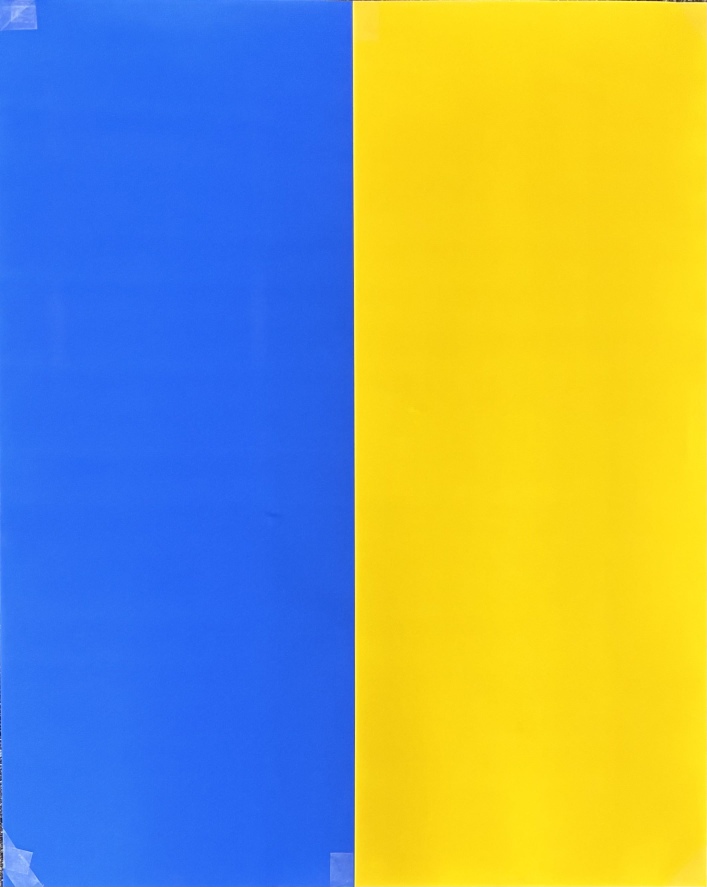
#> input picture target/IMG_2647.jpg, 2121 x 2661 px (shown at 1/3 size)
$ python -i targetGenerator.py   (imports and definitions only)
#> lines starting #> are read from the running program, lines starting #| are printed output that depends on the picture
"""
Synthetic Data Generator for YOLO Target Detection Training.

This module generates synthetic training images by compositing procedural or
uploaded targets onto various backgrounds. It produces YOLO-format annotations
and manages the data directory structure required for training.

Usage:
    python targetGenerator.py -n 1000 -ts 80        # Generate 1000 images, 80% train / 20% val
    python targetGenerator.py -n 500 -c             # Clean existing data and generate 500 new images
    python targetGenerator.py -n 500                # Append 500 images to existing dataset
"""

import argparse
import os
import random
import shutil
import time
from pathlib import Path
from typing import Optional, Iterable

import numpy as np
import yaml
from PIL import Image, ImageEnhance

# =============================================================================
# CONFIGURATION / CONSTANTS
# =============================================================================

DATA_DIR = Path("data")
OBJ_DIR = DATA_DIR / "obj"
TRAIN_TXT = DATA_DIR / "train.txt"
VALID_TXT = DATA_DIR / "valid.txt"
ALLDATA_TXT = DATA_DIR / "alldata.txt"
DATA_YAML = Path("data.yaml")
TARGET_DIR = Path("target")
BG_DIR = Path("backgrounds")

# Default image dimensions
IMG_WIDTH = 640
IMG_HEIGHT = 640
BASE_SCALE = 1.0

# Ukrainian flag colors (RGB)
UKRAINE_BLUE = (0, 87, 183)
UKRAINE_YELLOW = (255, 215, 0)

# Grass background base color (RGB)
GRASS_GREEN = (34, 139, 34)
GRAVEL_GRAY = (68, 74, 80)
GRAVEL_LIGHT_GRAY = (86, 92, 98)

# Augmentation probabilities (0.0 to 1.0)
AUGMENTATION_CONFIG = {
    "hue_shift": 0.3,
    "saturation_shift": 0.4,
    "noise_salt": 0.2,
    "random_lines": 0.2,
    "rotation": 0.2,
    "pixel_shift": 0.3,
}

VERBOSE = False

# =============================================================================
# BACKGROUND GENERATION
# =============================================================================


# [272 lines left out: functions generate_grass_background, generate_gravel_background, load_background_images, generate_ukrainian_flag, load_target_images, get_random_item and 1 more, not called in this run]


# =============================================================================
# AUGMENTATIONS
# =============================================================================


def apply_augmentations(
    image: Image.Image, config: dict = AUGMENTATION_CONFIG
) -> Image.Image:
    """
    Apply random augmentations to the image based on configured probabilities.

    Args:
        image: The image to augment.
        config: Dictionary of augmentation names to probabilities.

    Returns:
        Augmented image.
    """

    if np.random.uniform() < config.get("hue_shift"):
        image = augment_hue_shift(image)

    if np.random.uniform() < config.get("saturation_shift"):
        image = augment_saturation(image)

    if np.random.uniform() < config.get("noise_salt"):
        image = augment_salt_noise(image)

    if np.random.uniform() < config.get("random_lines"):
        put_random_lines(image)

    if np.random.uniform() < config.get("rotation"):
        image = augment_rotation(image)

    if np.random.uniform() < config.get("pixel_shift"):
        image = augment_pixel_shift(image)

    return image


# [529 lines left out: functions augment_hue_shift, augment_saturation, augment_salt_noise, put_random_lines, augment_rotation, augment_pixel_shift and 9 more, not called in this run]


# [105 lines not run here, left out]

>>> import cv2
>>> picture = cv2.imread('target/IMG_2647.jpg', cv2.IMREAD_GRAYSCALE)
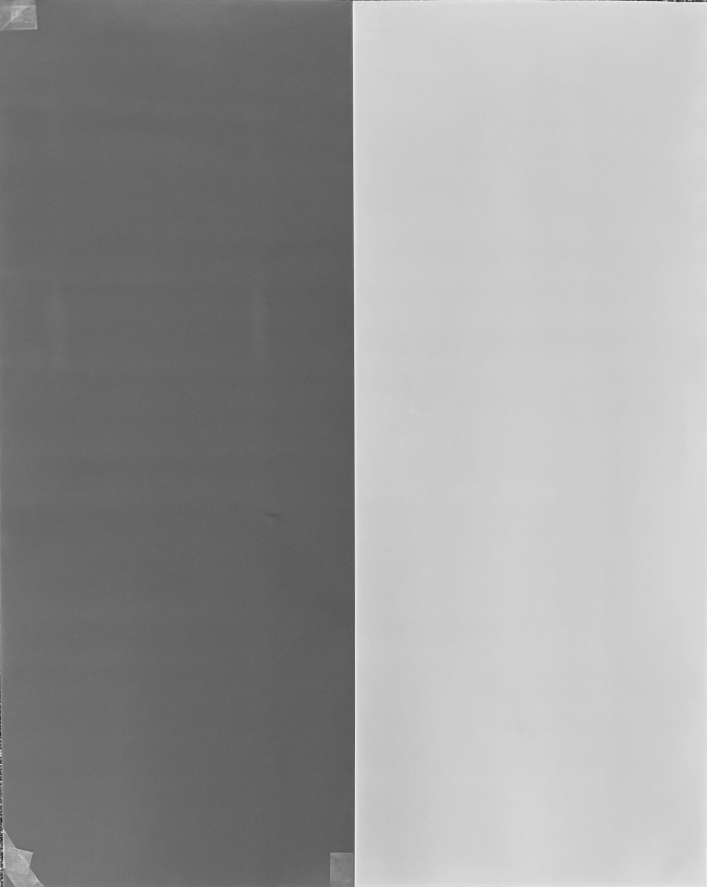
#> picture: shape (2661, 2121) (shown at 1/3 size); min 17, max 252, mean 154.3
>>> result = apply_augmentations(picture)
